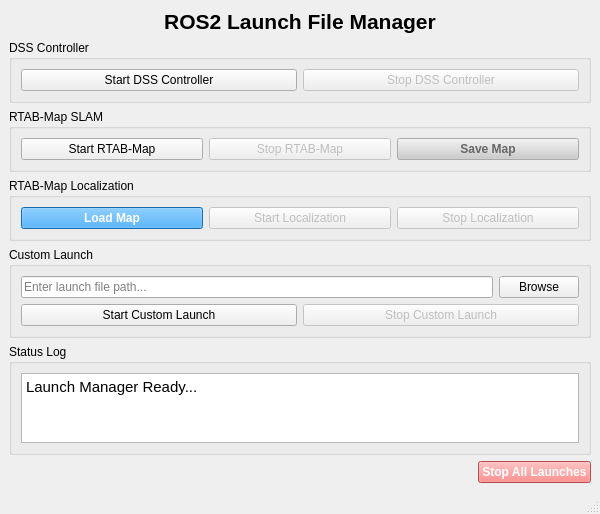
<?xml version="1.0" encoding="UTF-8"?>
<ui version="4.0">
 <class>LaunchManager</class>
 <widget class="QMainWindow" name="LaunchManager">
  <property name="geometry">
   <rect>
    <x>0</x>
    <y>0</y>
    <width>600</width>
    <height>500</height>
   </rect>
  </property>
  <property name="windowTitle">
   <string>ROS2 Launch Manager</string>
  </property>
  <widget class="QWidget" name="centralwidget">
   <layout class="QVBoxLayout" name="verticalLayout">
    <item>
     <widget class="QLabel" name="titleLabel">
      <property name="text">
       <string>ROS2 Launch File Manager</string>
      </property>
      <property name="alignment">
       <set>Qt::AlignCenter</set>
      </property>
      <property name="font">
       <font>
        <pointsize>16</pointsize>
        <weight>75</weight>
        <bold>true</bold>
       </font>
      </property>
     </widget>
    </item>
    <item>
     <widget class="QGroupBox" name="dssControlGroup">
      <property name="title">
       <string>DSS Controller</string>
      </property>
      <layout class="QHBoxLayout" name="horizontalLayout">
       <item>
        <widget class="QPushButton" name="btnStartDSS">
         <property name="text">
          <string>Start DSS Controller</string>
         </property>
         <property name="minimumHeight">
          <number>40</number>
         </property>
        </widget>
       </item>
       <item>
        <widget class="QPushButton" name="btnStopDSS">
         <property name="text">
          <string>Stop DSS Controller</string>
         </property>
         <property name="minimumHeight">
          <number>40</number>
         </property>
         <property name="enabled">
          <bool>false</bool>
         </property>
        </widget>
       </item>
      </layout>
     </widget>
    </item>
    <item>
     <widget class="QGroupBox" name="rtabmapGroup">
      <property name="title">
       <string>RTAB-Map SLAM</string>
      </property>
      <layout class="QHBoxLayout" name="horizontalLayout_2">
       <item>
        <widget class="QPushButton" name="btnStartRtabmap">
         <property name="text">
          <string>Start RTAB-Map</string>
         </property>
         <property name="minimumHeight">
          <number>40</number>
         </property>
        </widget>
       </item>
       <item>
        <widget class="QPushButton" name="btnStopRtabmap">
         <property name="text">
          <string>Stop RTAB-Map</string>
         </property>
         <property name="minimumHeight">
          <number>40</number>
         </property>
         <property name="enabled">
          <bool>false</bool>
         </property>
        </widget>
       </item>
       <item>
        <widget class="QPushButton" name="btnSaveMap">
         <property name="text">
          <string>Save Map</string>
         </property>
         <property name="minimumHeight">
          <number>40</number>
         </property>
         <property name="enabled">
          <bool>false</bool>
         </property>
         <property name="styleSheet">
          <string notr="true">
QPushButton {
    background-color: #4CAF50;
    color: white;
    font-weight: bold;
}
QPushButton:disabled {
    background-color: #cccccc;
    color: #666666;
}
          </string>
         </property>
        </widget>
       </item>
      </layout>
     </widget>
    </item>
    <item>
     <widget class="QGroupBox" name="localizationGroup">
      <property name="title">
       <string>RTAB-Map Localization</string>
      </property>
      <layout class="QHBoxLayout" name="horizontalLayout_localization">
       <item>
        <widget class="QPushButton" name="btnLoadMap">
         <property name="text">
          <string>Load Map</string>
         </property>
         <property name="minimumHeight">
          <number>40</number>
         </property>
         <property name="styleSheet">
          <string notr="true">
QPushButton {
    background-color: #2196F3;
    color: white;
    font-weight: bold;
}
QPushButton:disabled {
    background-color: #cccccc;
    color: #666666;
}
          </string>
         </property>
        </widget>
       </item>
       <item>
        <widget class="QPushButton" name="btnStartLocalization">
         <property name="text">
          <string>Start Localization</string>
         </property>
         <property name="minimumHeight">
          <number>40</number>
         </property>
         <property name="enabled">
          <bool>false</bool>
         </property>
        </widget>
       </item>
       <item>
        <widget class="QPushButton" name="btnStopLocalization">
         <property name="text">
          <string>Stop Localization</string>
         </property>
         <property name="minimumHeight">
          <number>40</number>
         </property>
         <property name="enabled">
          <bool>false</bool>
         </property>
        </widget>
       </item>
      </layout>
     </widget>
    </item>
    <item>
     <widget class="QGroupBox" name="customLaunchGroup">
      <property name="title">
       <string>Custom Launch</string>
      </property>
      <layout class="QVBoxLayout" name="verticalLayout_2">
       <item>
        <layout class="QHBoxLayout" name="horizontalLayout_3">
         <item>
          <widget class="QLineEdit" name="txtLaunchFile">
           <property name="placeholderText">
            <string>Enter launch file path...</string>
           </property>
          </widget>
         </item>
         <item>
          <widget class="QPushButton" name="btnBrowse">
           <property name="text">
            <string>Browse</string>
           </property>
          </widget>
         </item>
        </layout>
       </item>
       <item>
        <layout class="QHBoxLayout" name="horizontalLayout_4">
         <item>
          <widget class="QPushButton" name="btnStartCustom">
           <property name="text">
            <string>Start Custom Launch</string>
           </property>
           <property name="minimumHeight">
            <number>40</number>
           </property>
          </widget>
         </item>
         <item>
          <widget class="QPushButton" name="btnStopCustom">
           <property name="text">
            <string>Stop Custom Launch</string>
           </property>
           <property name="minimumHeight">
            <number>40</number>
           </property>
           <property name="enabled">
            <bool>false</bool>
           </property>
          </widget>
         </item>
        </layout>
       </item>
      </layout>
     </widget>
    </item>
    <item>
     <widget class="QGroupBox" name="statusGroup">
      <property name="title">
       <string>Status Log</string>
      </property>
      <layout class="QVBoxLayout" name="verticalLayout_3">
       <item>
        <widget class="QTextEdit" name="txtLog">
         <property name="readOnly">
          <bool>true</bool>
         </property>
         <property name="html">
          <string>&lt;!DOCTYPE HTML PUBLIC "-//W3C//DTD HTML 4.0//EN" "http://www.w3.org/TR/REC-html40/strict.dtd"&gt;
&lt;html&gt;&lt;head&gt;&lt;meta name="qrichtext" content="1" /&gt;&lt;style type="text/css"&gt;
p, li { white-space: pre-wrap; }
&lt;/style&gt;&lt;/head&gt;&lt;body style=" font-family:'Ubuntu'; font-size:11pt; font-weight:400; font-style:normal;"&gt;
&lt;p style=" margin-top:0px; margin-bottom:0px; margin-left:0px; margin-right:0px; -qt-block-indent:0; text-indent:0px;"&gt;Launch Manager Ready...&lt;/p&gt;&lt;/body&gt;&lt;/html&gt;</string>
         </property>
        </widget>
       </item>
      </layout>
     </widget>
    </item>
    <item>
     <layout class="QHBoxLayout" name="horizontalLayout_5">
      <item>
       <spacer name="horizontalSpacer">
        <property name="orientation">
         <enum>Qt::Horizontal</enum>
        </property>
        <property name="sizeHint" stdset="0">
         <size>
          <width>40</width>
          <height>20</height>
         </size>
        </property>
       </spacer>
      </item>
      <item>
       <widget class="QPushButton" name="btnStopAll">
        <property name="text">
         <string>Stop All Launches</string>
        </property>
        <property name="minimumHeight">
         <number>40</number>
        </property>
        <property name="styleSheet">
         <string notr="true">
QPushButton {
    background-color: #ff6b6b;
    color: white;
    font-weight: bold;
}
QPushButton:disabled {
    background-color: #cccccc;
    color: #666666;
}
         </string>
        </property>
       </widget>
      </item>
     </layout>
    </item>
   </layout>
  </widget>
  <widget class="QMenuBar" name="menubar">
   <property name="geometry">
    <rect>
     <x>0</x>
     <y>0</y>
     <width>600</width>
     <height>22</height>
    </rect>
   </property>
  </widget>
  <widget class="QStatusBar" name="statusbar"/>
 </widget>
 <resources/>
 <connections/>
</ui>
